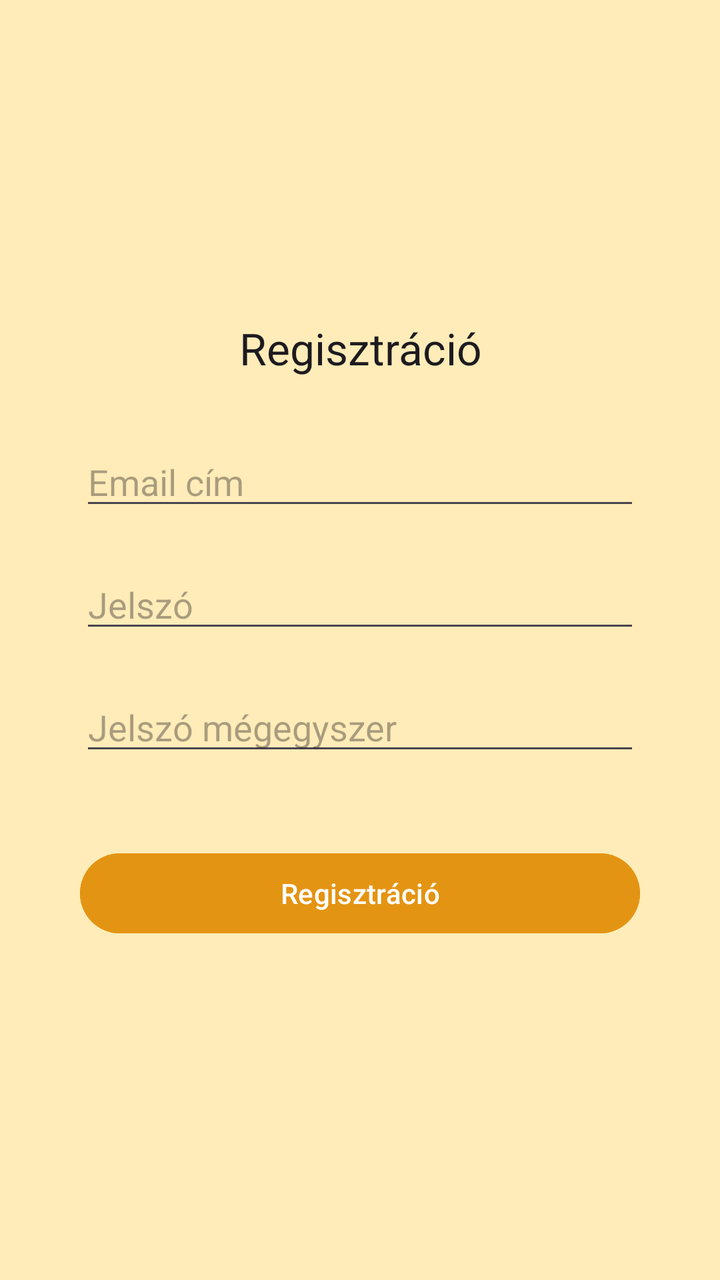
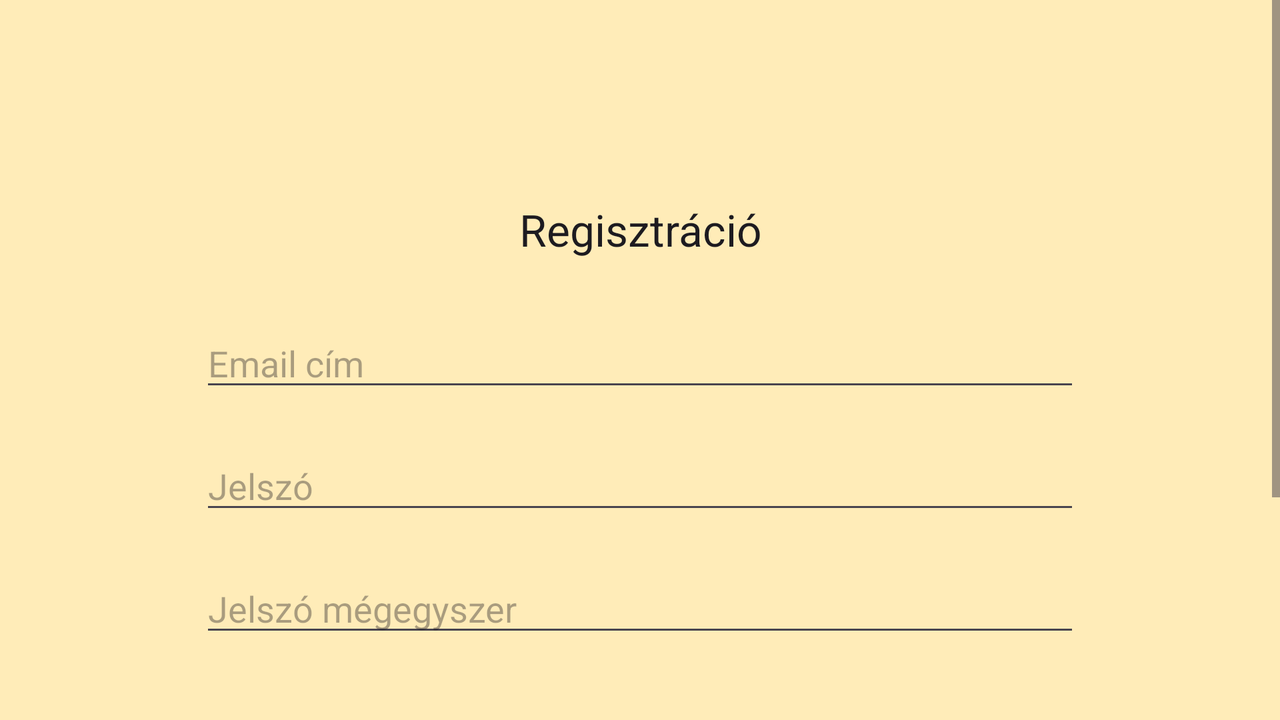

First picture: res/layout/ on a phone held upright. Second picture: the repository's own variant of that layout, on a device whose configuration matches the variant's folder. Source for both follows.
<!-- AndroidManifest.xml: application theme Theme.BookCorner -->
<!-- res/layout/activity_register.xml -->
<?xml version="1.0" encoding="utf-8"?>
<androidx.constraintlayout.widget.ConstraintLayout xmlns:android="http://schemas.android.com/apk/res/android"
    xmlns:app="http://schemas.android.com/apk/res-auto"
    xmlns:tools="http://schemas.android.com/tools"
    android:id="@+id/main"
    android:layout_width="match_parent"
    android:layout_height="match_parent"
    android:background="@color/Primary"
    tools:context=".RegisterActivity">

    <LinearLayout
        android:layout_width="0dp"
        android:layout_height="0dp"
        android:layout_marginStart="40dp"
        android:layout_marginTop="50dp"
        android:layout_marginEnd="40dp"
        android:layout_marginBottom="50dp"
        android:gravity="center_horizontal|center_vertical"
        android:orientation="vertical"
        app:layout_constraintBottom_toBottomOf="parent"
        app:layout_constraintEnd_toEndOf="parent"
        app:layout_constraintStart_toStartOf="parent"
        app:layout_constraintTop_toTopOf="parent">

        <TextView
            android:id="@+id/registerHeader"
            android:layout_width="match_parent"
            android:layout_height="wrap_content"
            android:layout_marginBottom="30dp"
            android:text="Regisztráció"
            android:textAlignment="center"
            android:textAppearance="@style/TextAppearance.AppCompat.Large" />

        <EditText
            android:id="@+id/inputEmailAddress"
            android:layout_width="match_parent"
            android:layout_height="wrap_content"
            android:layout_marginBottom="20dp"
            android:ems="10"
            android:hint="Email cím"
            android:inputType="textEmailAddress" />

        <EditText
            android:id="@+id/inputPassword"
            android:layout_width="match_parent"
            android:layout_height="wrap_content"
            android:layout_marginBottom="20dp"
            android:ems="10"
            android:hint="Jelszó"
            android:inputType="textPassword" />

        <EditText
            android:id="@+id/inputPasswordAgain"
            android:layout_width="match_parent"
            android:layout_height="wrap_content"
            android:layout_marginBottom="40dp"
            android:ems="10"
            android:hint="Jelszó mégegyszer"
            android:inputType="textPassword" />

        <Button
            android:id="@+id/buttonRegister"
            android:layout_width="match_parent"
            android:layout_height="wrap_content"
            android:layout_marginBottom="10dp"
            android:backgroundTint="#E49413"
            android:onClick="register"
            android:text="Regisztráció" />

    </LinearLayout>
</androidx.constraintlayout.widget.ConstraintLayout>
<!-- resources referenced by this layout -->
<resources>
  <color name="Primary">#FFECB8</color>
  <style name="Theme.BookCorner" parent="Base.Theme.BookCorner" />
  <style name="Base.Theme.BookCorner" parent="Theme.Material3.DayNight.NoActionBar">
          
          
      </style>
</resources>
<!-- res/layout-land/activity_register.xml (the repository's variant of the layout above) -->
<!-- drawn on the phone turned sideways -->
<?xml version="1.0" encoding="utf-8"?>
<androidx.constraintlayout.widget.ConstraintLayout xmlns:android="http://schemas.android.com/apk/res/android"
    xmlns:app="http://schemas.android.com/apk/res-auto"
    xmlns:tools="http://schemas.android.com/tools"
    android:id="@+id/main"
    android:layout_width="match_parent"
    android:layout_height="match_parent"
    android:background="@color/Primary"
    tools:context=".RegisterActivity">

    <ScrollView
        android:layout_width="match_parent"
        android:layout_height="match_parent">

        <LinearLayout
            android:layout_width="match_parent"
            android:layout_height="wrap_content"
            android:padding="100dp"
            android:gravity="center_horizontal|center_vertical"
            android:orientation="vertical">

            <TextView
                android:id="@+id/registerHeader"
                android:layout_width="match_parent"
                android:layout_height="wrap_content"
                android:layout_marginBottom="30dp"
                android:text="Regisztráció"
                android:textAlignment="center"
                android:textAppearance="@style/TextAppearance.AppCompat.Large" />

            <EditText
                android:id="@+id/inputEmailAddress"
                android:layout_width="match_parent"
                android:layout_height="wrap_content"
                android:layout_marginBottom="20dp"
                android:ems="10"
                android:hint="Email cím"
                android:inputType="textEmailAddress" />

            <EditText
                android:id="@+id/inputPassword"
                android:layout_width="match_parent"
                android:layout_height="wrap_content"
                android:layout_marginBottom="20dp"
                android:ems="10"
                android:hint="Jelszó"
                android:inputType="textPassword" />

            <EditText
                android:id="@+id/inputPasswordAgain"
                android:layout_width="match_parent"
                android:layout_height="wrap_content"
                android:layout_marginBottom="40dp"
                android:ems="10"
                android:hint="Jelszó mégegyszer"
                android:inputType="textPassword" />

            <Button
                android:id="@+id/buttonRegister"
                android:layout_width="match_parent"
                android:layout_height="wrap_content"
                android:layout_marginBottom="10dp"
                android:backgroundTint="#E49413"
                android:onClick="register"
                android:text="Regisztráció" />

        </LinearLayout>
    </ScrollView>

</androidx.constraintlayout.widget.ConstraintLayout>
